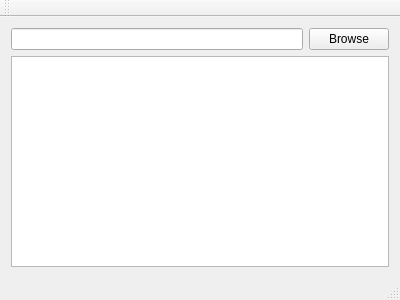
<?xml version="1.0" encoding="UTF-8"?>
<ui version="4.0">
 <class>MainWindow</class>
 <widget class="QMainWindow" name="MainWindow">
  <property name="geometry">
   <rect>
    <x>0</x>
    <y>0</y>
    <width>400</width>
    <height>300</height>
   </rect>
  </property>
  <property name="windowTitle">
   <string>MainWindow</string>
  </property>
  <widget class="QWidget" name="centralWidget">
   <layout class="QGridLayout" name="gridLayout">
    <item row="0" column="1">
     <widget class="QPushButton" name="btnBrowse">
      <property name="text">
       <string>Browse</string>
      </property>
     </widget>
    </item>
    <item row="0" column="0">
     <widget class="QLineEdit" name="txtLink"/>
    </item>
    <item row="1" column="0" colspan="2">
     <widget class="QTableView" name="tableView"/>
    </item>
   </layout>
  </widget>
  <widget class="QMenuBar" name="menuBar">
   <property name="geometry">
    <rect>
     <x>0</x>
     <y>0</y>
     <width>400</width>
     <height>21</height>
    </rect>
   </property>
  </widget>
  <widget class="QToolBar" name="mainToolBar">
   <attribute name="toolBarArea">
    <enum>TopToolBarArea</enum>
   </attribute>
   <attribute name="toolBarBreak">
    <bool>false</bool>
   </attribute>
  </widget>
  <widget class="QStatusBar" name="statusBar"/>
 </widget>
 <layoutdefault spacing="6" margin="11"/>
 <resources/>
 <connections/>
</ui>
